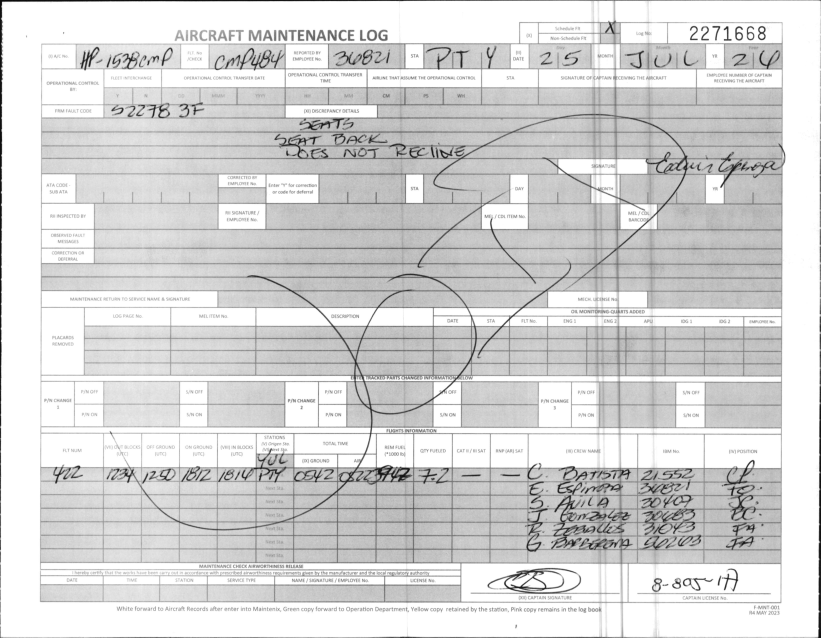
#> input picture img/0001_p064.png, 1641 x 1275 px (shown at 1/2 size); its folder holds only this picture in this run
$ python -i preprocessing.py   (imports and definitions only)
#> lines starting #> are read from the running program, lines starting #| are printed output that depends on the picture
#> further down, picture is the input picture: shape (1275, 1641, 3); min 7, max 255, mean 214.2
"""Preprocesamiento de imágenes: grises, binarización, deskew, recorte."""

from __future__ import annotations

import math
import statistics
from typing import Optional, Tuple

import cv2
import numpy as np

from app.templates.schema import FieldTemplate


def to_gray(image: np.ndarray) -> np.ndarray:
    """Convierte una imagen BGR a escala de grises."""
    if image.ndim == 3:
        return cv2.cvtColor(image, cv2.COLOR_BGR2GRAY)
    return image


# [19 lines left out: functions binarize, denoise, not called in this run]


def deskew(image: np.ndarray, max_angle: float = 10.0) -> Tuple[np.ndarray, float]:
    """Corrige la inclinación de la página usando transformada de Hough.

    Returns:
        (imagen corregida, ángulo aplicado en grados)
    """
    gray = to_gray(image)
    edges = cv2.Canny(cv2.GaussianBlur(gray, (5, 5), 0), 50, 150,
                      apertureSize=3)
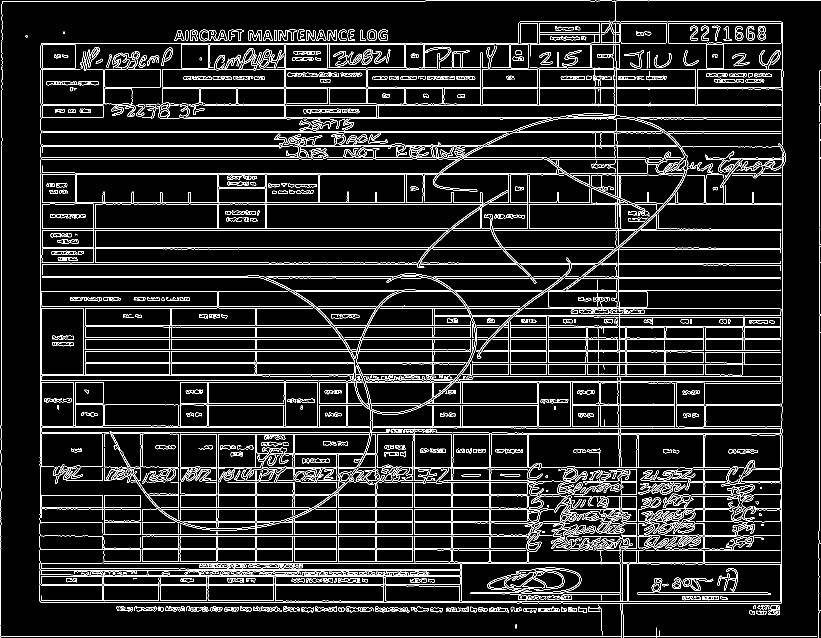
#> edges: shape (1275, 1641) (shown at 1/2 size); 9.1% white in thin lines or dots
    min_line_len = max(80, gray.shape[1] // 4)
#> min_line_len = 410
    lines = cv2.HoughLinesP(
        edges, 1, np.pi / 180, threshold=120,
        minLineLength=min_line_len, maxLineGap=25,
    )
#> lines = 141 rows, first 6: [84, 86, 1565, 86], [2, 1273, 1636, 1273], [206, 174, 1565, 174], [81, 460, 1241, 460], [324, 177, 1565, 177], [593, 293, 1564, 293]
    angles: list[float] = []
    if lines is not None:
        for line in lines:
            x1, y1, x2, y2 = line[0]
            if x2 == x1:
                continue
            angle = math.degrees(math.atan2(y2 - y1, x2 - x1))
            if -max_angle <= angle <= max_angle:
                angles.append(angle)
#> this loop made 141 passes
#> (x1, y1, x2, y2) on passes 1 to 12: (84, 86, 1565, 86), (2, 1273, 1636, 1273), (206, 174, 1565, 174), (81, 460, 1241, 460), (324, 177, 1565, 177), (593, 293, 1564, 293), (81, 457, 1242, 457), (82, 265, 1373, 265), (82, 262, 1442, 262), (82, 290, 1359, 290), (80, 678, 1223, 678), (576, 580, 1564, 580)
#> after the loop, angles = 133 values, max 1.04 at index 115, min -1.03 at index 114, mean 0.00734

    if not angles:
        return image, 0.0

    angle = float(statistics.median(angles))
    if abs(angle) < 0.1:
        return image, 0.0

    rotated = rotate(image, angle)
    return rotated, angle


# [77 lines left out: functions rotate, crop_region, upscale_for_ocr, not called in this run]

>>> import cv2
>>> picture = cv2.imread('../../img/0001_p064.png')
>>> result = deskew(picture)

$ run again, on img/0001_p107.png
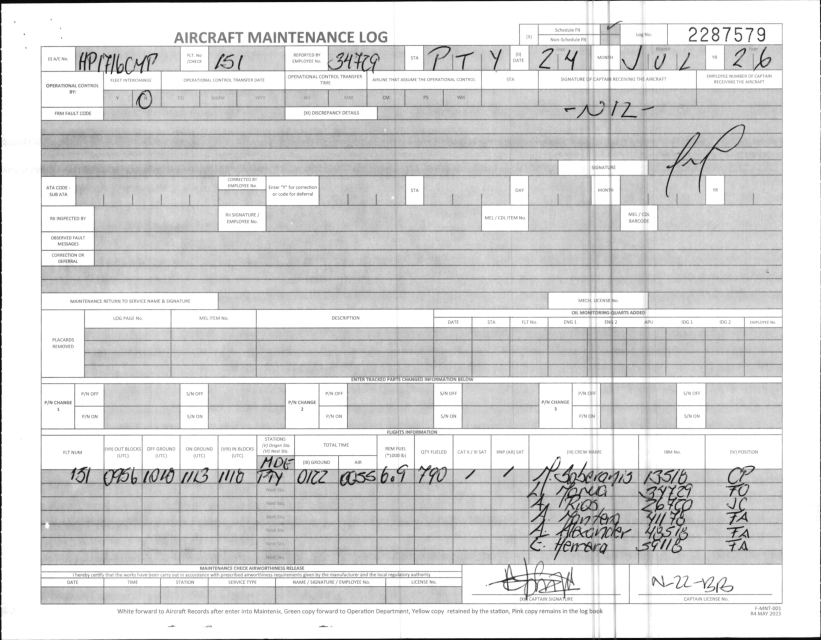
#> input picture img/0001_p107.png, 1642 x 1279 px (shown at 1/2 size)
#> picture is the input picture: shape (1279, 1642, 3); min 6, max 255, mean 214.6
#> in deskew, `edges = cv2.Canny(cv2.GaussianBlur(gray, (5, 5), 0), 50, 150, aperture..`:
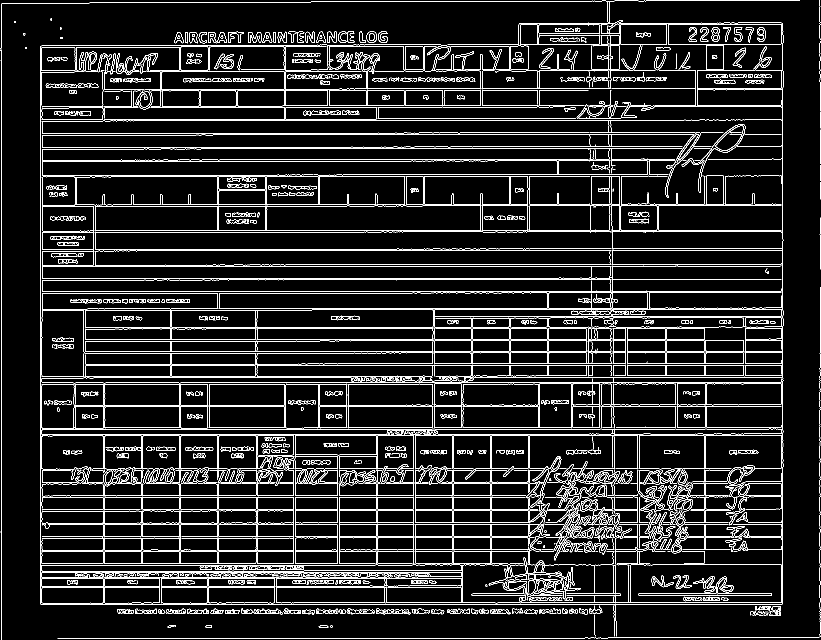
#> edges: shape (1279, 1642) (shown at 1/2 size); 8.6% white in thin lines or dots
#> lines = 164 rows, first 6: [81, 871, 1426, 871], [205, 1018, 1565, 1018], [213, 654, 1528, 654], [231, 657, 1408, 657], [148, 813, 571, 813], [81, 868, 1487, 868]
#> the loop in deskew, `for line in lines:` made 164 passes
#> after the loop in deskew, `for line in lines:`: angles = 155 values, max 0 at index 0, min -1.9 at index 148, mean -0.0189

$ run again, on img/0001_p150.png
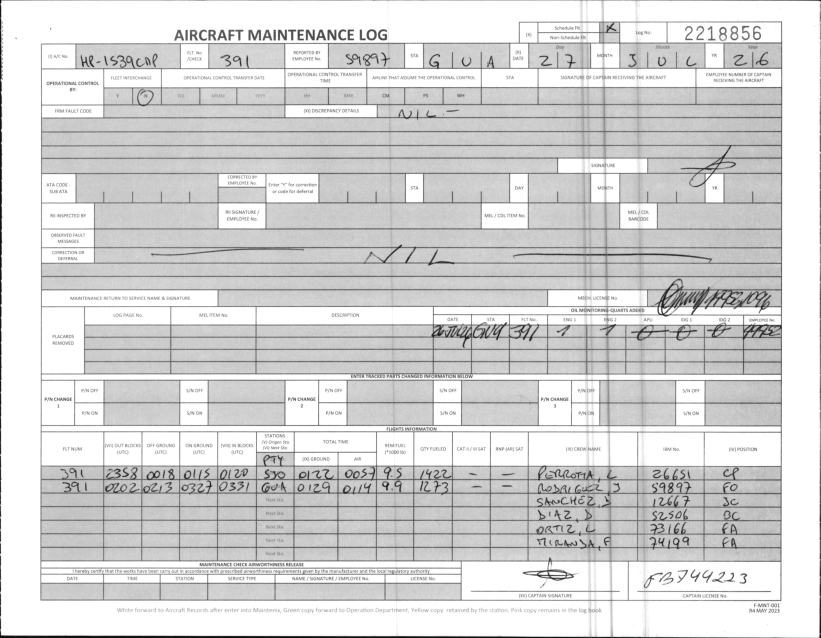
#> input picture img/0001_p150.png, 1641 x 1276 px (shown at 1/2 size)
#> picture is the input picture: shape (1276, 1641, 3); min 4, max 255, mean 213.4
#> in deskew, `edges = cv2.Canny(cv2.GaussianBlur(gray, (5, 5), 0), 50, 150, aperture..`:
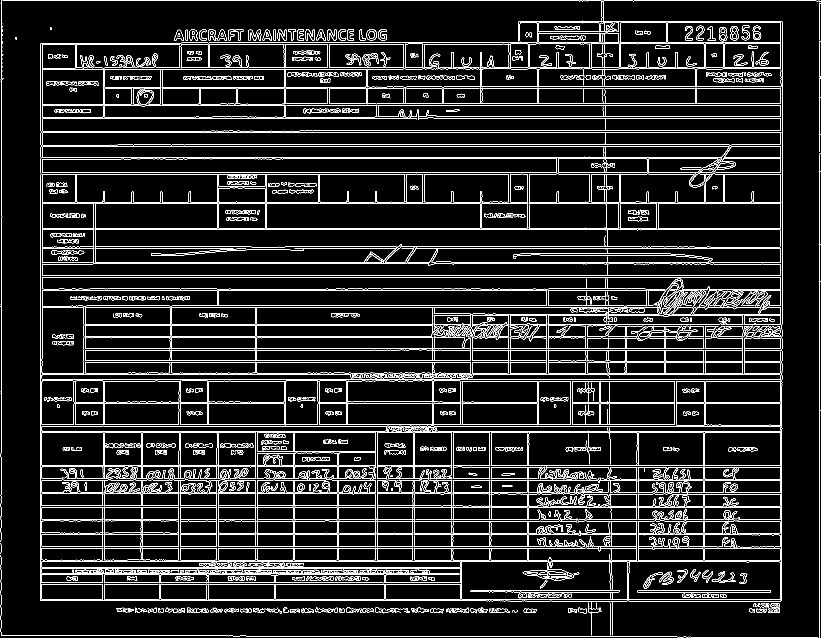
#> edges: shape (1276, 1641) (shown at 1/2 size); 9.1% white in thin lines or dots
#> lines = 168 rows, first 6: [81, 554, 1564, 554], [81, 456, 1564, 456], [80, 1123, 1563, 1123], [2, 1, 1638, 1], [82, 348, 1564, 348], [81, 862, 1563, 862]
#> the loop in deskew, `for line in lines:` made 168 passes
#> after the loop in deskew, `for line in lines:`: angles = 157 values, max 0 at index 0, min -0.946 at index 145, mean -0.012
